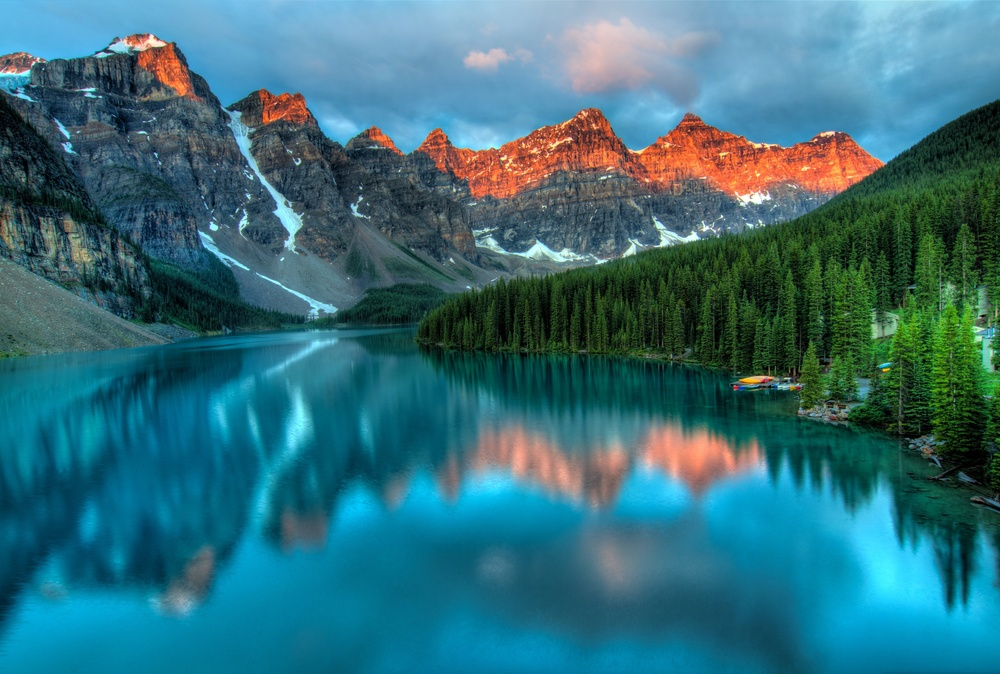
#> input picture OpenCV/task-2/img.jpg, 1000 x 674 px, shrunk from 4226 x 2847 before the run
$ jupyter execute opencv_task-2.ipynb
#> lines starting #> are read from the running program, lines starting #| are printed output that depends on the picture
[cell 1]
import cv2
import threading

[cell 2]
img = cv2.imread('img.jpg')
#> img is the input picture: shape (674, 1000, 3); mean B, G, R 122.7, 111.1, 52.4

[cell 3]
height, width,ch = img.shape
#> height = 674; width = 1000; ch = 3
half_height,half_width=height//2,width//2
#> half_height = 337; half_width = 500

[cell 4]
first_img = img[:half_height,:half_width]
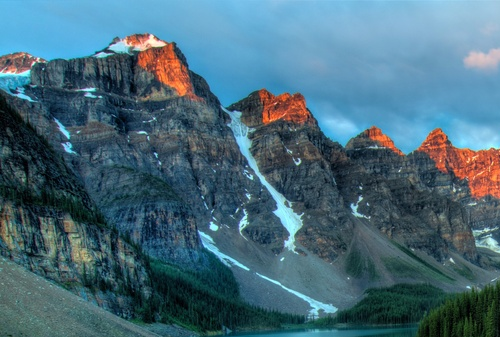
#> first_img: shape (337, 500, 3); mean B, G, R 121.6, 106.4, 71.7
sec_img=img[half_height:,:half_width]
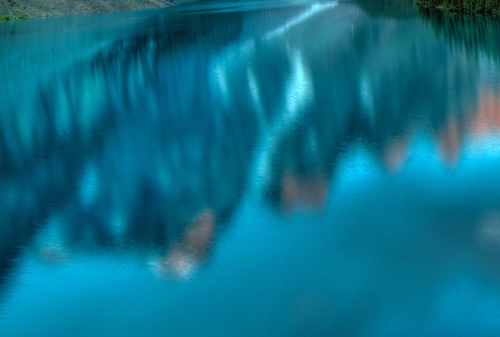
#> sec_img: shape (337, 500, 3); mean B, G, R 137.5, 111.6, 11.3
third_img=img[:half_height,half_width:]
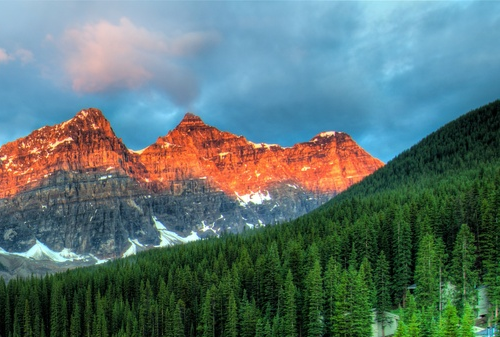
#> third_img: shape (337, 500, 3); mean B, G, R 113.2, 116.4, 91.8
forth_img=img[half_height:,half_width:]
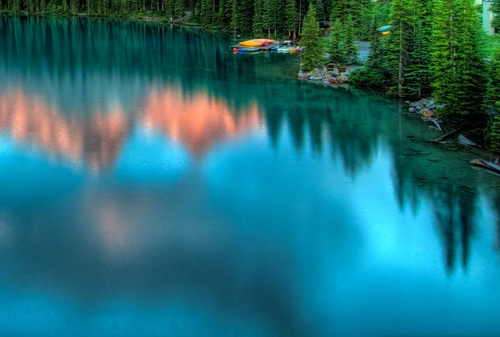
#> forth_img: shape (337, 500, 3); mean B, G, R 118.5, 109.7, 34.7

[cell 5]
def gray_con(img):
    gray_image = cv2.cvtColor(img, cv2.COLOR_BGR2GRAY)
    return gray_image

def conver_img(lock,img,gray_img):
    lock.acquire()
    img[:,:,0]=gray_con(gray_img)
    lock.release()
    return img

[cell 6]
lock=threading.Lock()

t1=threading.Thread(target=conver_img,args=(lock,first_img))
t2=threading.Thread(target=conver_img,args=(lock,sec_img))
t3=threading.Thread(target=conver_img,args=(lock,third_img))
t4=threading.Thread(target=conver_img,args=(lock,forth_img))

[cell 7]
cv2.imshow('img_gray.jpg', img[:,:,1])
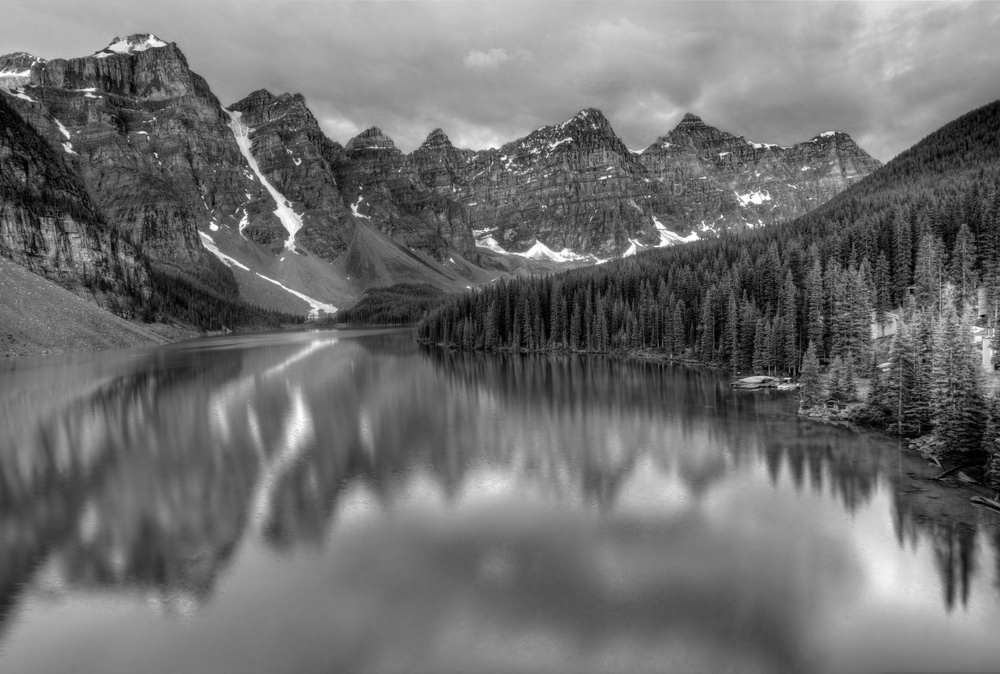
#> window 'img_gray.jpg': shape (674, 1000); min 0, max 255, mean 111.1
cv2.waitKey(0)

# Window shown waits for any key pressing event
cv2.destroyAllWindows()
